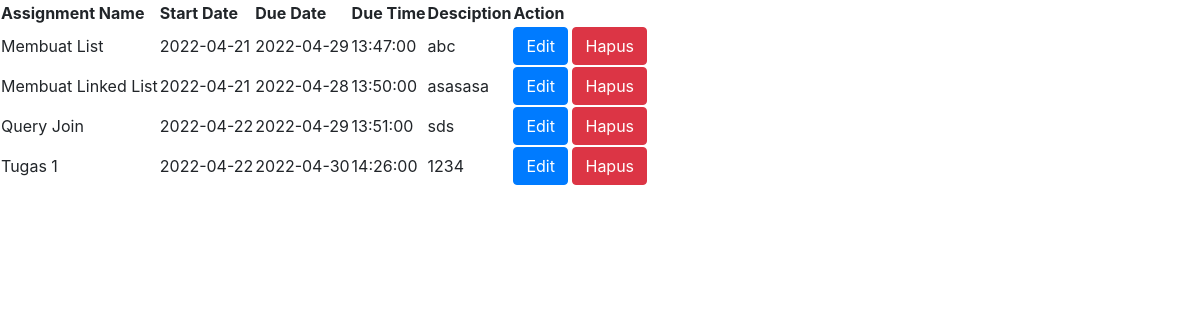
The page /list_assignments.php on the database as committed earlier.
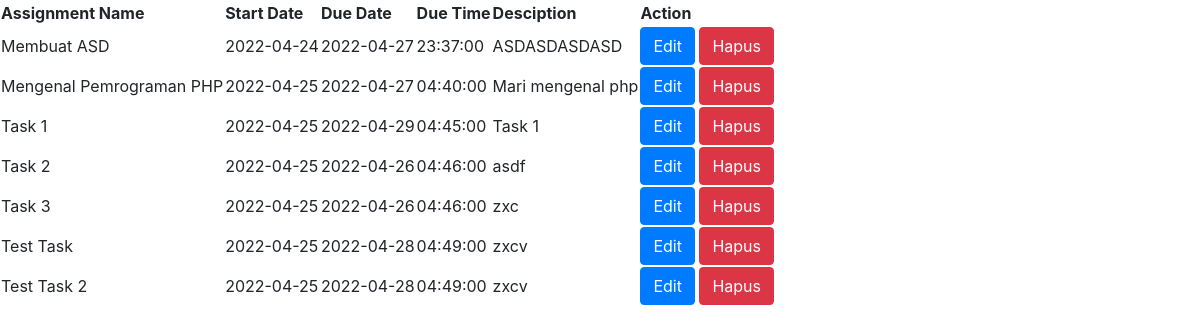
The same page on the database as committed later.
### tables this page shows
CREATE TABLE `assignments` (
  `assignment_id` int(10) UNSIGNED NOT NULL,
  `assignment_name` varchar(100) NOT NULL,
  `assignment_start_date` datetime NOT NULL,
  `assignment_end_date` datetime NOT NULL,
  `assignment_desc` text NOT NULL,
  `assignment_type` enum('exam','task','','') NOT NULL,
  `subject_id` int(10) UNSIGNED NOT NULL,
  `mentor_id` int(10) UNSIGNED NOT NULL
);

### Model/Assignments.php (called while the page is built, shortened)
<?php
class Assignments
{
    private $dbConn;
    public function __construct()
    {
        require_once("DbConnect.php");
        $db = new DbConnect;
        $this->dbConn = $db->connect();
    }
    public function getAllAssigment()
    {
        $stmt = $this->dbConn->prepare("SELECT * FROM assignments");
        try {
            if ($stmt->execute()) {
                $assignments = $stmt->fetchAll(PDO::FETCH_ASSOC);
            }
        } catch (Exception $e) {
            return $e->getMessage();
        }
        return $assignments;
    }
    public function getAssignmentById($id)
    {
        $stmt = $this->dbConn->prepare("SELECT * FROM assignments WHERE assignment_id = :id");
        $stmt->bindParam(":id", $id);
        try {
            if ($stmt->execute()) {
                $assigmentData = $stmt->fetch(PDO::FETCH_ASSOC);
            }
        } catch (Exception $e) {
            return $e->getMessage();
        }
        return $assigmentData;
    }
}

### Model/DbConnect.php (called while the page is built, shortened)
<?php
class DbConnect
{
    private $host = "localhost";
    private $user = "root";
    private $pass = "";
    private $dbName = "incareer2";
    public function connect()
    {
        try {
            $this->conn = new PDO('mysql:host=' . $this->host . '; dbname=' . $this->dbName, $this->user, $this->pass);
            $this->conn->setAttribute(PDO::ATTR_ERRMODE, PDO::ERRMODE_EXCEPTION);
            return $this->conn;
        } catch (PDOException $e) {
            echo "Database Error: " . $e->getMessage();
        }
    }
}

### list_assignments.php (the view, shortened to what this page needs)
<?php
require "./Model/Assignments.php";
$objAssignment = new Assignments;
$allAssignments = $objAssignment->getAllAssigment();
?>
<!DOCTYPE html>
<html lang="en">
<head>
    <link rel="stylesheet" href="https://cdn.jsdelivr.net/npm/bootstrap@4.4.1/dist/css/bootstrap.min.css">
</head>
<body>
    <table>
        <thead>
            <tr>
                <th>Assignment Name</th>
                <th>Start Date</th>
                <th>Due Date</th>
                <th>Due Time</th>
                <th>Desciption</th>
                <th>Action</th>
            </tr>
        </thead>
        <tbody>
            <?php foreach($allAssignments as $row => $assignment) : ?>
                <?php
                    $arrStartDate = explode(" ", $assignment['assignment_start_date']);
                    $arrEndDate = explode(" ", $assignment['assignment_end_date']);
                    $startDate = $arrStartDate[0];
                    $dueDate = $arrEndDate[0];
                    $dueTime = $arrEndDate[1];
                ?>
                <tr>
                    <td><?=$assignment['assignment_name'] ?></td>
                    <td><?=$startDate; ?></td>
                    <td><?=$dueDate; ?></td>
                    <td><?=$dueTime; ?></td>
                    <td><?=$assignment['assignment_desc'] ?></td>
                    <td>
                        <button type="button" class="btn btn-primary" data-toggle="modal" data-target="#exampleModal<?=$assignment['assignment_id'];?>">Edit</button>
                                            <?php
                                                $assigments = $objAssignment->getAssignmentById($assignment['assignment_id']);
                                            ?>
                        <a class="btn btn-danger" href="list_assignments.php?act=delete&assign_id=<?=$assignment['assignment_id'];?>">Hapus</a>
                    </td>
                </tr>
            <?php endforeach ?>
        </tbody>
    </table>
</body>
</html>

Rows that differ between the two databases and show on the page:
removed assignments: assignment_name "Membuat List", assignment_start_date "2022-04-21", assignment_end_date "2022-04-29", assignment_end_date "13:47:00", assignment_desc "abc"
removed assignments: assignment_name "Membuat Linked List", assignment_start_date "2022-04-21", assignment_end_date "2022-04-28", assignment_end_date "13:50:00", assignment_desc "asasasa"
removed assignments: assignment_name "Query Join", assignment_start_date "2022-04-22", assignment_end_date "2022-04-29", assignment_end_date "13:51:00", assignment_desc "sds"
removed assignments: assignment_name "Tugas 1", assignment_start_date "2022-04-22", assignment_end_date "2022-04-30", assignment_end_date "14:26:00", assignment_desc "1234"
added assignments: assignment_name "Membuat ASD", assignment_start_date "2022-04-24", assignment_end_date "2022-04-27", assignment_end_date "23:37:00", assignment_desc "ASDASDASDASD"
added assignments: assignment_name "Mengenal Pemrograman PHP", assignment_start_date "2022-04-25", assignment_end_date "2022-04-27", assignment_end_date "04:40:00", assignment_desc "Mari mengenal php"
added assignments: assignment_name "Task 1", assignment_start_date "2022-04-25", assignment_end_date "2022-04-29", assignment_end_date "04:45:00", assignment_desc "Task 1"
added assignments: assignment_name "Task 2", assignment_start_date "2022-04-25", assignment_end_date "2022-04-26", assignment_end_date "04:46:00", assignment_desc "asdf"
added assignments: assignment_name "Task 3", assignment_start_date "2022-04-25", assignment_end_date "2022-04-26", assignment_end_date "04:46:00", assignment_desc "zxc"
added assignments: assignment_name "Test Task", assignment_start_date "2022-04-25", assignment_end_date "2022-04-28", assignment_end_date "04:49:00", assignment_desc "zxcv"
added assignments: assignment_name "Test Task 2", assignment_start_date "2022-04-25", assignment_end_date "2022-04-28", assignment_end_date "04:49:00", assignment_desc "zxcv"
